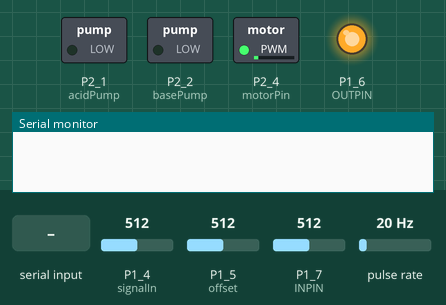
Bench run of a sketch on a simulated TI MSP430 LaunchPad. Parts: switched loads named in the sketch (green lamp = pin HIGH), output pins drawn as LEDs (lit = HIGH), the last lines printed to the serial monitor. Wiring (inferred from the names in the program): pulse sensor: data P2_5. Inputs (shaded band) come from the test bench; at power-on: P1_5 (offset) = 512, P1_7 (INPIN) = 512, P1_4 (signalIn) = 512, pulse rate 20 Hz.

Above: at 1.2 s.
1.3 s: "90,45\n" received over Serial
3.8 s: P1_5 (offset) set to 335
9.7 s: P1_5 (offset) set to 318
At 12.43 s:
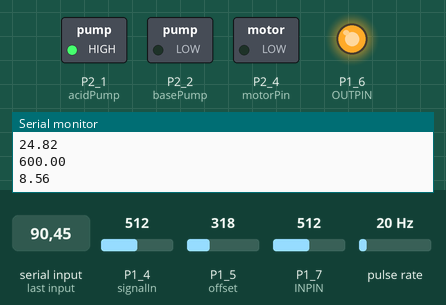
21.6 s: P1_7 (INPIN) set to 554
26.2 s: P1_7 (INPIN) set to 579
At 31.48 s:
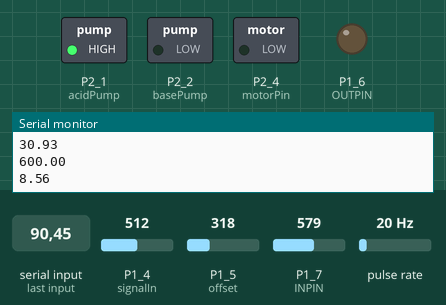
At 32.1 s:
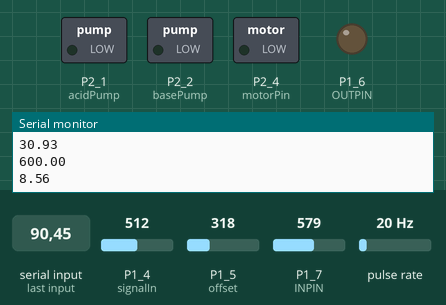
36.8 s: P1_5 (offset) set to 30
At 42.92 s:
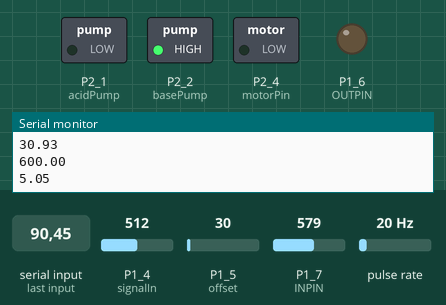
Timing chart, 0 to 48.3 s (numbered marks = the images above; inputs shaded):
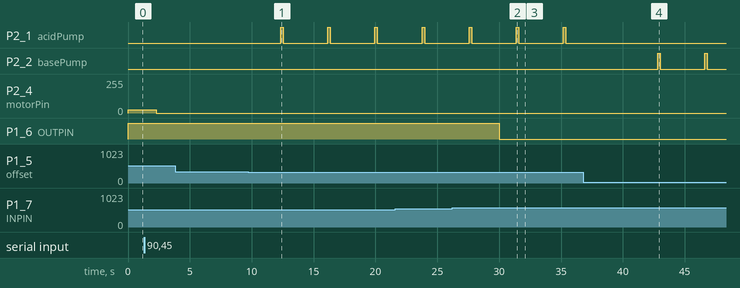

Measured:
- the behaviour switches between 327 and 326 on P1_5 (offset) (found by bisection; images 0 and 1)
- the behaviour switches between 564 and 565 on P1_7 (INPIN) (found by bisection; images 1 and 2)
- after the input at 9.7 s, P2_1 (acidPump): alternates HIGH for 0.20 s and LOW for 3.6 s, starting after 2.6 s
- after the input at 26.2 s, P1_6 (OUTPIN): HIGH → LOW after 3.8 s
- after the input at 36.8 s, P2_1 (acidPump): stops changing and stays LOW; P2_2 (basePump): alternates HIGH for 0.20 s and LOW for 3.6 s, starting after 6.0 s

The sketch:

bio.ino
```cpp
#include <math.h>

const int OUTPUT_INTERVAL = 5000;

#define signalIn P1_4  //analogue voltage input from probe (pin 6)
#define offset P1_5  //analogue offset input (pin 7)
#define acidPump P2_1  //digital voltage output to transistor gate for acid (pin 9)
#define basePump P2_2  //digital voltage output to transistor gate for base (pin 10)

float sum = 0;  //sum of 20 pHx readings
float averagepHx = 0;  //initialise average pHx
short int i = 0;  //counter

//for the stirring motor
#define sensorPin P2_5
#define motorPin P2_4
float rpm = 0; // RPM reading from sensor
float rpmInput = 500; // The desired RPM value
short int pwmValue = 26; // This value is written to the MOSFET
volatile int rpmCounter = 0; // Counts the number of interrupts per time interval


//for the temperature
const short int INPIN = 15, OUTPIN = 14;
float expectedT = 30, currentT = 25;
long lastOutput = 0, mixLastCheck = 0, phLastCheck = 0;


void setup() {
  Serial.begin(9600);
  //for the pH
  pinMode(signalIn, INPUT);  //initialise input
  pinMode(offset, INPUT);  //initialise input
  pinMode(acidPump, OUTPUT);  //initialise output
  pinMode(basePump, OUTPUT);  //initialise output

  //for temperature
  pinMode(INPIN, INPUT);
  pinMode(OUTPIN, OUTPUT);

  //for the stirring
  pinMode(sensorPin, INPUT);
  pinMode(motorPin, OUTPUT);
  attachInterrupt(sensorPin, rpmInterrupt, FALLING); // Run the function rpmInterrupt everytime the voltage on sensorPin falls. (1->0)
}

void loop() {
  takeInputs();
  heating();
  ph();
  adjustRPM();

  //if the difference between last output time and current time is larger than output interval
  //then output the results and update the last output time
  int timer = abs(millis());
  if (abs(timer - lastOutput) >= OUTPUT_INTERVAL) {
    lastOutput = timer;
    outPutResults();
  }
}

void takeInputs() {
  while (Serial.available()) {
    float input = Serial.parseFloat();
    // distinguish the input by looking at its value
    if (input == 0) { // Quick way to turn off the motor if needed
      rpmInput = 0;
      pwmValue = 0;
    } else if (input >= 500 && input <= 1500) {
      rpmInput = input;
      pwmValue = getPWMEstimate(rpmInput); // Generates an estimate of the PWM value for the desired RPM based off samples taken (assumes linear relationship)
      // at PWM of 130, the RPM was 500
      // at PWM of 230, the RPM was 1500
    } else if (input >= 25 && input <= 35) {
      expectedT = Serial.parseFloat();
    }
  }
}

void outPutResults() {
  outputT();
  outputRpm();
  outputPh();
}

int getPWMEstimate(float rpmInput) // Get a rough estimate of the correct PWM value
{
  float m = (1500 - 500) / (32 - 26);
  int pwmEstimate = 26 + ((rpmInput-500) / m);
  return pwmEstimate;
}
```

heating.ino
```cpp
#include <math.h>

void heating(){
    if (currentT < expectedT - 0.4){
        digitalWrite(OUTPIN, HIGH);
    }else{
        digitalWrite(OUTPIN, LOW);
    }
}

void outputT(){
    int rawInput;
    rawInput = analogRead(INPIN);
    currentT = convertTemperature(rawInput);
    Serial.println(currentT);
}

// to convert the temperature Steinhart- Hart- Thermistor Equation has been used below
// the equation:  1 / {A + B[ln(R)] + C[ln(R)]^3} where A,B and C are constants
// function to convert the temperature from analog(raw) form to celsius
double convertTemperature(int rawADC){
    rawADC -=  2; // Modify the input value to calibrate the temperature
    double Tempo; // temporary variable
    Tempo = logf((10240000/rawADC) - 10000);
    // for 10k thermistor:
    // A = 0.001125308852122, B = 0.000234711863267, C = 0.000000085663516
    //the step below gives the temperature in Kelvins;
    Tempo = 1 / (0.001125308852122 + (0.000234711863267 * Tempo) + (0.000000085663516 * Tempo * Tempo * Tempo));
    double tempCel;
    tempCel = Tempo - 273.15; //subtract 273.15 to get into Celsius
    return tempCel;
}
```

mixing.ino
```cpp
void outputRpm() {
  Serial.println(rpm);
}

void adjustRPM() {
  //same as output delays
  int timer = abs(millis());
  if (abs(timer - mixLastCheck) >= 1500) { // If 1500ms has passed
    detachInterrupt(sensorPin); // Disable interrupt when calculating
    rpm = (60000.0 / 1500) * (float(rpmCounter) / 2); // 2 interrupts per rotation so divide by 2, multiply by how many time intervals in 1 minute
    if (rpm < rpmInput) // If the current RPM reading is too low, increase the PWM value
    {
      pwmValue += 1;
    }
    if (rpm > rpmInput) // If the current RPM reading is too high, decrease the PWM value
    {
      pwmValue -= 1;
    }
    rpmCounter = 0;
    mixLastCheck = timer;
    attachInterrupt(sensorPin, rpmInterrupt, FALLING); // Enable the interrupt again
  }
  analogWrite(motorPin, pwmValue);
}

void rpmInterrupt() // This function is run everytime an interrupt occurs
{
  rpmCounter++;
}
```

ph.ino
```cpp
void ph() {
    //same as output delay
    int timer = abs(millis());
    if (abs(timer - phLastCheck) >= 200) {
        phLastCheck = timer;

        digitalWrite(basePump, LOW);  //do not supply base
        digitalWrite(acidPump, LOW);  //do not supply acid

        short int signalInSensorValue = analogRead(signalIn);  //sensor value for amplified analogue voltage input
        short int offsetSensorValue = analogRead(offset);  //sensor value for analogue offset input
        float Vin = signalInSensorValue/1023.0;  //input voltage
        float Voffset = offsetSensorValue*(3.0/1023.0);  //offset voltage
        //float VpH = Vin - Voffset ;  //voltage produced by probe
        float pHx = 7.0 + ((-(Vin - Voffset) * 9.6485309e4) / (8.314510 * (currentT + 273.15) * log(10)));  //pH of unknown solution

        sum += pHx;  //sum of 20 pHx values
        i++;  //increment counter

        if (i == 19) {
            averagepHx = sum / 20.0;  //calculates average pHx
            sum = 0;  //reset sum
            i = 0;  //reset counter

            //Serial.print("pH = ");
            //Serial.println(averagepHx);  //print pHx
            //Serial.print("Voffset = ");
            //Serial.println(Voffset);  //print offset
            //Serial.print("VpH = ");
            //Serial.println(VpH);  //print p.d. of probe

            if(averagepHx > 5.5 && averagepHx < 14) {
                digitalWrite(acidPump, HIGH);  //supply acid
            }
            else if(averagepHx < 4.5 && averagepHx > 0){
                digitalWrite(basePump, HIGH);  //supply base
            }
            else{
                digitalWrite(basePump, LOW);  //do not supply base
                digitalWrite(acidPump, LOW);  //do not supply acid
            }
        }
    }
}

void outputPh(){
    if (averagepHx < 1){
        averagepHx = 2.32;
    }else if (averagepHx > 10){
        averagepHx = 8.56;
    }
    Serial.println(averagepHx);  //print average pH
}
```
